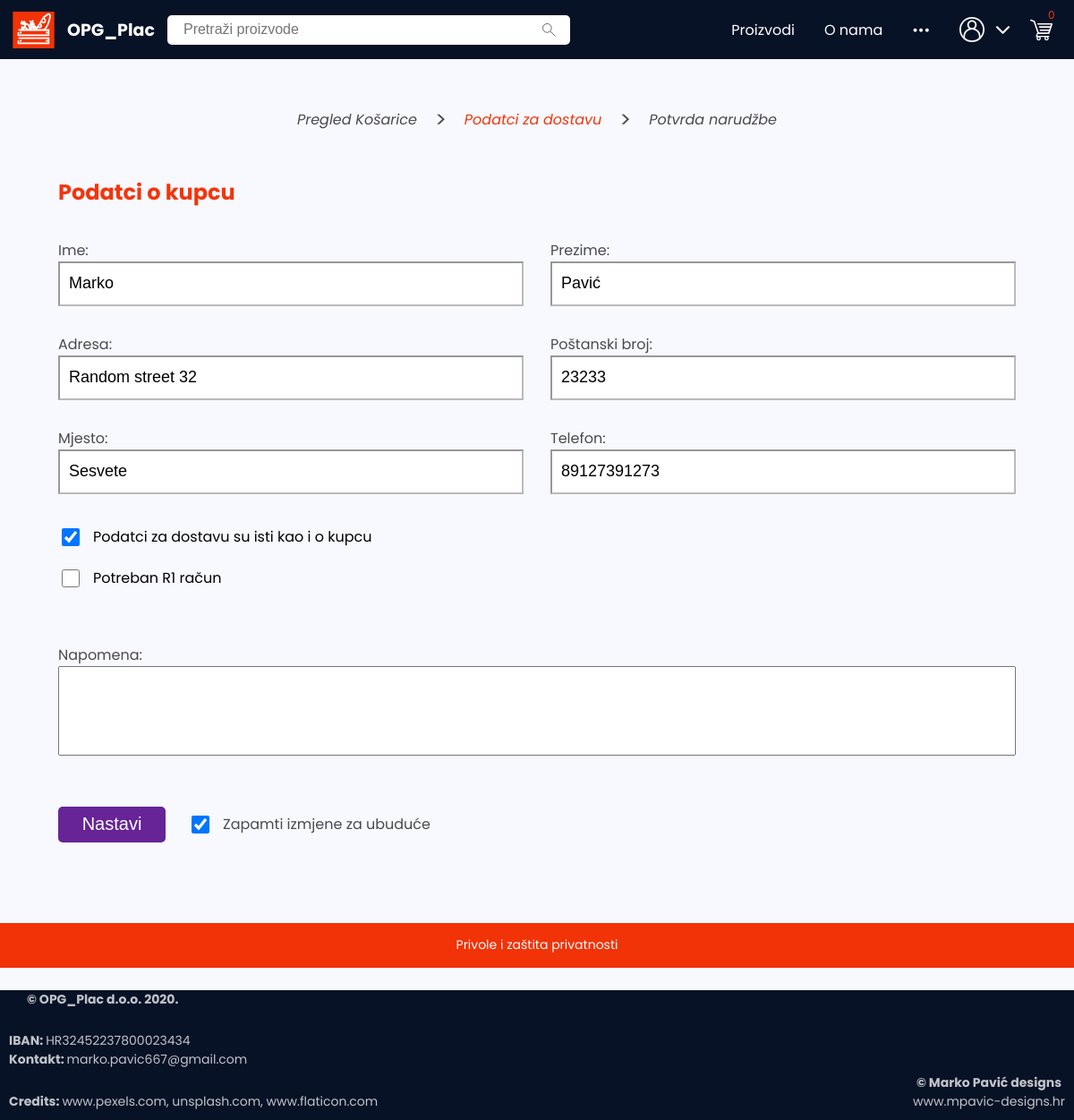
Page /dostava (signed in) on the committed database.
### OPG_Plac/models.py (models this page shows, shortened)
class User(AbstractBaseUser, PermissionsMixin):
    email = models.EmailField(unique=True, verbose_name="email_address", max_length=200)
    first_name = models.CharField(max_length=100)
    last_name = models.CharField(max_length=150)
    is_staff = models.BooleanField(default=False)
    is_admin = models.BooleanField(default=False)
    is_active = models.BooleanField(default=True)
    timestamp = models.DateTimeField(auto_now_add=True)
    USERNAME_FIELD = 'email'  # Login via email
    REQUIRED_FIELDS = ['first_name', "last_name"]
    objects = UserManager()  # Assign custom user_manager to a custom_user
    def __str__(self):
        return self.email

class ExtendedUser(models.Model):
    user = models.OneToOneField(User, on_delete=models.CASCADE)
    address = models.CharField(max_length=200)
    place = models.CharField(max_length=100)
    post_code = models.CharField(max_length=5)
    phone = models.CharField(max_length=20)
    delivery_first_name = models.CharField(max_length=100, blank=True)
    delivery_last_name = models.CharField(max_length=150, blank=True)
    delivery_address = models.CharField(max_length=200, blank=True)
    delivery_place = models.CharField(max_length=100, blank=True)
    delivery_post_code = models.CharField(max_length=5, blank=True)
    delivery_phone = models.CharField(max_length=20, blank=True)
    company_name = models.CharField(max_length=200, blank=True)
    company_address = models.CharField(max_length=200, blank=True)
    company_post_code = models.CharField(max_length=5, blank=True)
    OIB = models.CharField(max_length=11, blank=True)
    same_delivery = models.BooleanField(default=True)
    need_R1 = models.BooleanField(default=False)

### OPG_Plac/views.py (the view)
# urls.py: path("dostava", view_delivery, name="dostava"),
@login_required(login_url="/prijava")
def view_delivery(request):
    user = models.User.objects.get(email=request.user)
    if len(user.cart.all()) == 0:
        return redirect("/košarica")
    try:
        user_info = serializers.serialize_user_info(user.extendeduser)
    except ObjectDoesNotExist:
        user_info = {
            "first_name": user.first_name,
            "last_name": user.last_name
        }
    return render(request, "components/cart/delivery.html", user_info)

### OPG_Plac/serializers.py (called while the page is built, shortened)
def serialize_user_info(extended_user):
    user_info = {
        "first_name": extended_user.user.first_name,
        "last_name": extended_user.user.last_name,
        "address": extended_user.address,
        "place": extended_user.place,
        "post_code": extended_user.post_code,
        "phone": extended_user.phone,
        "same_delivery": extended_user.same_delivery,
        "need_R1": extended_user.need_R1
    }
    return user_info

### OPG_Plac/templates/components/cart/delivery.html (shortened to what this page needs)
{% extends 'components/site_frame.html' %}
{% load static %}
{% block head %}
    <link rel="stylesheet" href="{% static 'subpages/cart/delivery.css' %}">
    <link rel="stylesheet" href="{% static 'subpages/cart/subnav.css' %}">
{% endblock %}
{% block body %}
    {% include '../navbar.html' %}
    {% include './subnav.html' with step="delivery" %}
        <div class="deliver-form-top-container">
            <h2>Podatci o kupcu</h2>
            <form class="delivery-data-form">
                <div class="delivery-form-input-group">
                    <div id="name-container">
                        <label for="name">Ime:</label>
                        <input value="{{first_name}}" type="text" name="name" id=name>
                    </div>
                    <div id="surname-container">
                        <label for="surname">Prezime:</label>
                        <input value="{{last_name}}" id="surname" type="text" name="surname">
                    </div>
                </div>
                <div class="delivery-form-input-group">
                    <div id="address-container">
                        <label for="address">Adresa:</label>
                        <input value="{{address}}" id="address" type="text" name="address">
                    </div>
                    <div id="post_code-container">
                        <label  for="post-code">Poštanski broj:</label>
                        <input value="{{post_code}}" id="post_code" oninput="validate_pcode_input(this)" type="text">
                    </div>
                </div>
                <div class="delivery-form-input-group">
                    <div id="place-container">
                        <label for="place">Mjesto:</label>
                        <input value="{{place}}" id="place" type="text" name="place">
                    </div>
                    <div id="phone-container">
                        <label for="phone">Telefon:</label>
                        <input value="{{phone}}" id="phone" oninput="validate_phone_num(this)" type="text">
                    </div>
                </div>
            </form>
            <form class="delivery-data-form">
                <div>
                    <div class="delivery-data-form-checkbox-box">
                        <input {% if same_delivery is False %} {% else %} checked {% endif %} name="same_delivery" onchange="show_hide_delivery_form()" id="same-delivery-chckbox" type="checkbox">
                        <label for="same_delivery">Podatci za dostavu su isti kao i o kupcu</label>
                    </div>
                    <div class="delivery-data-form-checkbox-box">
                        <input {% if need_R1 %} checked {% endif %} name="need_r1" onchange="show_hide_r1_form()" id="need-r1-chckbox" type="checkbox">
                        <label for="need_r1">Potreban R1 račun</label>
                    </div>
                </div>
                <div class="delivery-form-input-group">
                    <div class="delivery-form-notice-textarea-container">
                        <label for="notice">Napomena:</label>
                        <textarea name="notice" id="notice" cols="30" rows="10"></textarea>
                    </div>
                </div>
                <div class="delivery-form-input-group">
                    <div class="delivery-data-form-checkbox-box">
                        <button onclick="submit_delivery_data(event)" class="delivery-data-submit-btn">Nastavi</button>
                        <input checked id="remember-input-chckbox" name="remember" type="checkbox">
                        <label for="remember">Zapamti izmjene za ubuduće</label>
                    </div>
                </div>
            </form>
        </div>
    {% include '../footer.html' %}
{% endblock %}

### OPG_Plac/static/style.css (style rules this page uses)
* { box-sizing: border-box; }
body { background: ghostwhite; margin: 0; padding: 0; font-family: Poppins, sans-serif; }

### OPG_Plac/static/subpages/cart/delivery.css (style rules this page uses)
.deliver-form-top-container { width: 100%; max-width: 1100px; margin: auto; }
.deliver-form-top-container h2 { color: #f2360b; padding-left: 15px; }
.delivery-data-form { width: 100%; }
.delivery-form-input-group { display: flex; justify-content: space-between; }
.delivery-form-input-group div { width: 50%; padding: 15px; }
.delivery-form-input-group label { display: block; color: rgba(0,0,0,0.7); }
.delivery-form-input-group input { height: 50px; width: 100%; transition: outline 0.3s ease; border-color: rgba(0,0,0,0.4); padding-left: 10px; padding-right: 10px; font-size: 18px; }
.delivery-form-notice-textarea-container { margin-top: 30px; width: 100% !important; }
#notice { width: 100%; height: 100px; resize: none; font-size: 18px; padding: 10px; }
.delivery-data-form-checkbox-box { padding-left: 15px; margin-bottom: 15px; margin-top: 20px; display: flex; align-items: center; }
.delivery-data-form-checkbox-box input { width: 20px; height: 20px; margin-right: 15px; }
.delivery-data-submit-btn { height: 40px; width: 120px; margin-right: 25px; border: none; background-color: #662496; border-radius: 5px; color: white; font-size: 20px; }

### rows in the picture
User: name "Marko", surname "Pavić"
ExtendedUser: address "Random street 32", post_code "23233", place "Sesvete", phone "89127391273"
